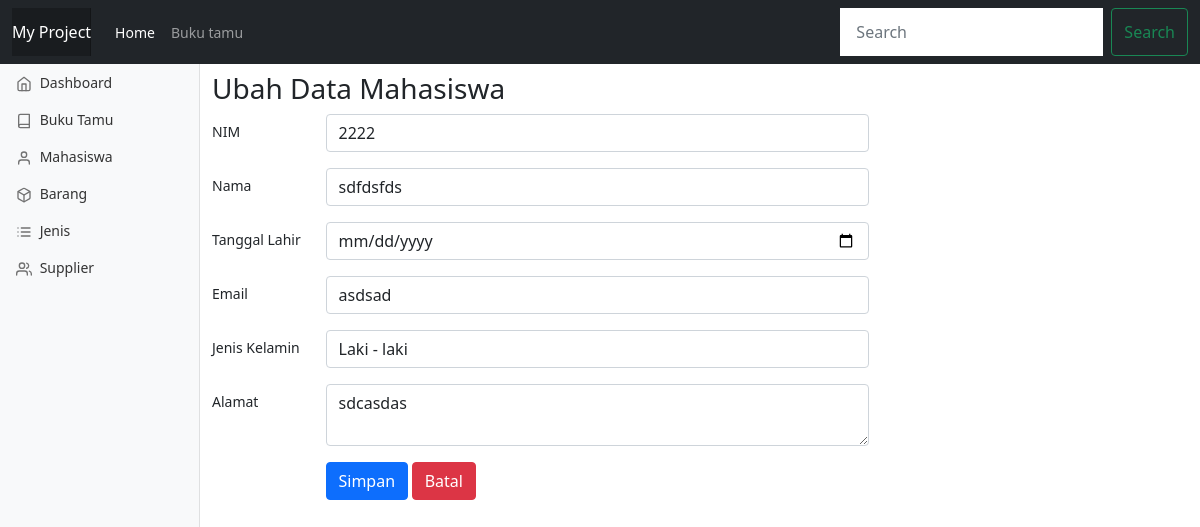
The page /index.php?p=edit_mhs&id=1 on the database its author committed.
### tables this page shows
CREATE TABLE `mahasiswa` (
  `id` int(11) NOT NULL,
  `nim` int(11) NOT NULL,
  `name` varchar(30) NOT NULL,
  `born` date NOT NULL,
  `email` varchar(25) NOT NULL,
  `gender` int(11) NOT NULL,
  `address` text NOT NULL,
  `created_at` timestamp NOT NULL DEFAULT current_timestamp()
);

### Class_koneksi.php (called while the page is built, shortened)
<?php
class Koneksi
{
	private $host = 'localhost';
    private $db = 'project';
    private $user = 'root';
    private $pass = '';
    protected $conn;
	function __construct()
	{
		if (!isset($this->conn)) {
        	$this->conn = new mysqli($this->host,$this->user,$this->pass,$this->db);
        }
        return $this->conn;
	}
}

### Class_crud.php (called while the page is built, shortened)
<?php
include 'class_koneksi.php';
class Crud extends Koneksi{
	public function readData($table,$idtable,$id_value)
	{
		$q 		= "SELECT * FROM $table";
		if ($idtable != null) {
			$q.=" WHERE $idtable='".$id_value."'";
		}
		$result = $this->conn->query($q);
		$rows 	= array();
		while($row=$result->fetch_assoc()){
			$rows[]=$row;
		}
		return $rows;
	}
}
 ?>

### mahasiswa/edit.php (the view, shortened to what this page needs)
<?php
    include 'Class_crud.php';
    $crud   = new Crud();
    if(isset($_GET['id'])){
        $id_value   = $_GET['id'];
        $update     = $crud->readData('mahasiswa','id',$id_value);
        foreach ($update as $rows) {
            $nim        = $rows['nim'];
            $name       = $rows['name'];
            $born       = $rows['born'];
            $email      = $rows['email'];
            $gender     = $rows['gender'];
            $alamat     = $rows['address'];
        }
    }else{
        $nim = ''; $name = ''; $born = ''; $email = ''; $gender = ''; $alamat = '';
    }
?>
<div class="col-sm-9">
    <h3>Ubah Data Mahasiswa</h3>
    <form method="post" action="">
        <div class="form-group row mb-3">
            <label for="nim" class="col-sm-2 col-form-label">NIM</label>
            <div class="col-sm-10">
                <input type="text" name="nim" class="form-control" id="nim" value="<?=$nim ?>" required>
            </div>
        </div>
        <div class="form-group row mb-3">
            <label for="nama" class="col-sm-2 col-form-label">Nama</label>
            <div class="col-sm-10">
                <input type="text" name="nama" class="form-control" id="nama" value="<?=$name ?>" required>
            </div>
        </div>
        <div class="form-group row mb-3">
            <label for="tgl_lahir" class="col-sm-2 col-form-label">Tanggal Lahir</label>
            <div class="col-sm-10">
                <input type="date" name="tgl_lahir" class="form-control" id="tgl_lahir" value="<?=$born ?>">
            </div>
        </div>
        <div class="form-group row mb-3">
            <label for="email" class="col-sm-2 col-form-label">Email</label>
            <div class="col-sm-10">
                <input type="text" name="email" class="form-control" id="email" value="<?=$email ?>">
            </div>
        </div>
        <div class="form-group row mb-3">
            <label for="jk" class="col-sm-2 col-form-label">Jenis Kelamin</label>
            <div class="col-sm-10">
                <select name="jk" class="form-control" id="jk">
                    <?php if ($gender=='1') {
                        $lk = 'selected';
                    } elseif ($gender=='2')  {
                        $lk = '';
                        $pr = 'selected';
                    }
                     ?>
                    <option value="1" <?=$lk ?>>Laki - laki</option>
                </select>
            </div>
        </div>
        <div class="form-group row mb-3">
            <label for="alamat" class="col-sm-2 col-form-label">Alamat</label>
            <div class="col-sm-10">
                <textarea class="form-control" name="alamat" id="alamat" cols="5"><?= $alamat ?></textarea>
            </div>
        </div>
        <div class="form-group row mb-3">
            <label class="col-sm-2 col-form-label"></label>
            <div class="col-sm-10">
                <button type="submit" class="btn btn-primary" name="submit">Simpan</button>
                <button type="reset" class="btn btn-danger" name="reset" onclick="history.back()">Batal</button>
            </div>
        </div>
    </form>
</div>

### css/dashboard.css (style rules this page uses)
body { font-size: .875rem; }

### index.php (style rules this page uses)
body { min-height: 75rem; padding-top: 4.5rem; }

### rows shown on the page
mahasiswa: nim "2222", nama "sdfdsfds", email "asdsad", alamat "sdcasdas"
